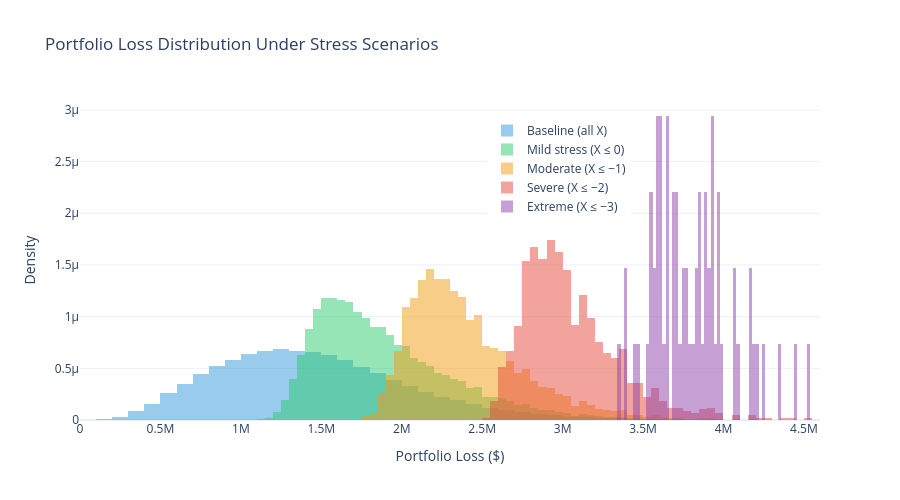

Write notebook code for a chart like this one.
### Markdown cell above
### Stress Testing the Latent Factor - Recession scenario


We condition on $X \leq x^*$ for various stress levels and examine the resulting loss distribution

### Code cell
stress_levels = {
    'Baseline (all X)':    (-np.inf, np.inf),
    'Mild stress (X ≤ 0)': (-np.inf, 0),
    'Moderate (X ≤ −1)':   (-np.inf, -1),
    'Severe (X ≤ −2)':     (-np.inf, -2),
    'Extreme (X ≤ −3)':    (-np.inf, -3),
}

fig = go.Figure()
stress_colors = ['#3498db', '#2ecc71', '#f39c12', '#e74c3c', '#8e44ad']

print("Stress Test Results")
print(f"{'Scenario':<25s} {'# Paths':>10s} {'Mean Loss':>12s} {'VaR 99%':>12s} "
      f"{'Default Rate':>14s}")

for (name, (x_lo, x_hi)), color in zip(stress_levels.items(), stress_colors):
    mask = (X_draws >= x_lo) & (X_draws <= x_hi)
    if mask.sum() < 10:
        continue
    stressed_losses = losses[mask]
    stressed_dr = portfolio_default_rate[mask]

    print(f"  {name:<23s} {mask.sum():>10,d} ${stressed_losses.mean():>11,.0f} "
          f"${np.percentile(stressed_losses, 99):>11,.0f} "
          f"{stressed_dr.mean():>14.2%}")

    fig.add_trace(go.Histogram(
        x=stressed_losses, name=name, opacity=0.5,
        marker_color=color, histnorm='probability density',
        nbinsx=80
    ))

print("-" * 80)

fig.update_layout(
    title="Portfolio Loss Distribution Under Stress Scenarios",
    xaxis_title="Portfolio Loss ($)",
    yaxis_title="Density",
    barmode='overlay',
    template="plotly_white", height=500,
    legend=dict(x=0.55, y=0.95)
)
fig.show()

### Figure 1 — Plotly figure (JSON) as saved in the notebook; plotly's stock layout.template omitted (floating-point values rounded to 4 significant figures; data arrays with more than 128 entries replaced by an {"elided": "..."} marker saying what was removed)
{"data": [{"histnorm": "probability density", "marker": {"color": "#3498db"}, "name": "Baseline (all X)", "nbinsx": 80, "opacity": 0.5, "type": "histogram", "x": {"elided": "50000 float values"}}, {"histnorm": "probability density", "marker": {"color": "#2ecc71"}, "name": "Mild stress (X ≤ 0)", "nbinsx": 80, "opacity": 0.5, "type": "histogram", "x": {"elided": "25069 float values"}}, {"histnorm": "probability density", "marker": {"color": "#f39c12"}, "name": "Moderate (X ≤ −1)", "nbinsx": 80, "opacity": 0.5, "type": "histogram", "x": {"elided": "7927 float values"}}, {"histnorm": "probability density", "marker": {"color": "#e74c3c"}, "name": "Severe (X ≤ −2)", "nbinsx": 80, "opacity": 0.5, "type": "histogram", "x": {"elided": "1170 float values"}}, {"histnorm": "probability density", "marker": {"color": "#8e44ad"}, "name": "Extreme (X ≤ −3)", "nbinsx": 80, "opacity": 0.5, "type": "histogram", "x": [3853000.0, 3386000.0, 3689000.0, 3628000.0, 3396000.0, 3757000.0, 4197000.0, 3772000.0, 3606000.0, 4172000.0, 3602000.0, 4201000.0, 3342000.0, 4177000.0, 3970000.0, 3980000.0, 3524000.0, 3713000.0, 3903000.0, 3620000.0, 3932000.0, 3792000.0, 3931000.0, 3566000.0, 3615000.0, 3892000.0, 3584000.0, 3724000.0, 3856000.0, 3945000.0, 3714000.0, 3805000.0, 4063000.0, 3926000.0, 3823000.0, 3657000.0, 4086000.0, 4256000.0, 3875000.0, 3974000.0, 3888000.0, 3825000.0, 3642000.0, 3649000.0, 3700000.0, 3687000.0, 3557000.0, 4060000.0, 3588000.0, 3759000.0, 3916000.0, 3881000.0, 4359000.0, 3699000.0, 3978000.0, 3778000.0, 3451000.0, 3567000.0, 4442000.0, 3926000.0, 3471000.0, 3642000.0, 3848000.0, 3542000.0, 3541000.0, 3590000.0, 3598000.0, 4533000.0]}], "layout": {"barmode": "overlay", "height": 500, "legend": {"x": 0.55, "y": 0.95}, "title": {"text": "Portfolio Loss Distribution Under Stress Scenarios"}, "xaxis": {"title": {"text": "Portfolio Loss ($)"}}, "yaxis": {"title": {"text": "Density"}}}}
